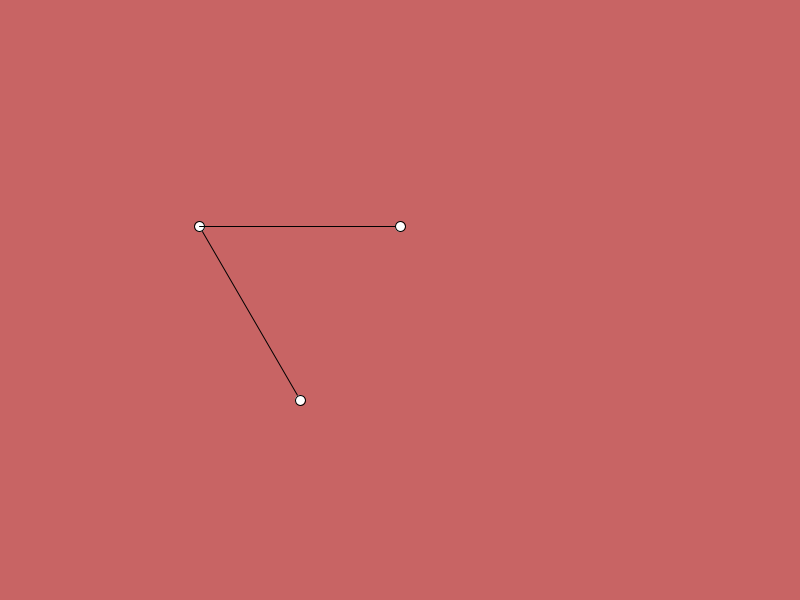
Frame 1 (no input)
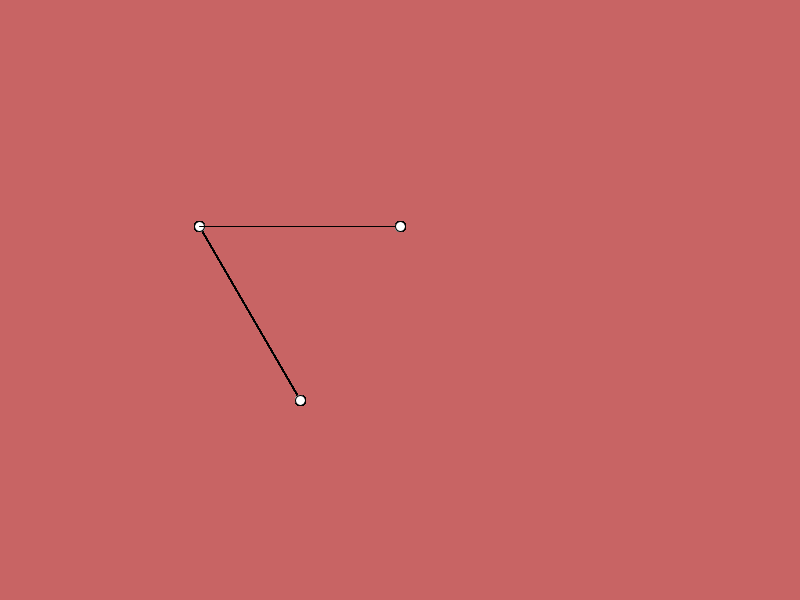
Frame 60 (the mouse pressed at the canvas centre just before this capture)
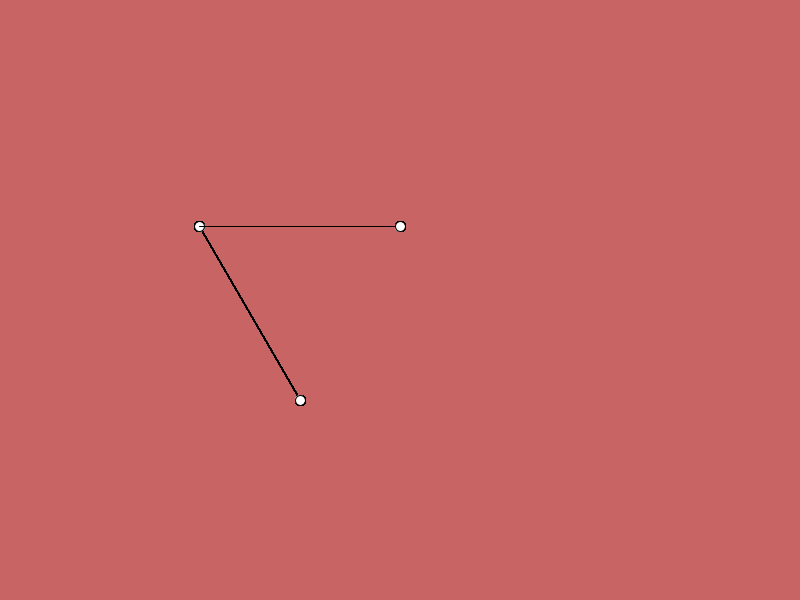
Frame 120 (the mouse held since frame 60 and released just before this capture)

The Processing sketch that drew these frames (run headless with seeded random() and noise(); from frame 60 on, the mouse is pressed at the canvas centre):

// Processing sketch: Robotics_1_2
// ── Robotics_1_2.pde
void setup() {
  size(800, 600);
  background(200, 100, 100);
}

void draw() {
  float start_x = 300; 
  float start_y = 400; 
  float end_x = 500; 
  float end_y = start_y; // assume that line begins from a 0 angle.
  float angle_one = 2*PI/3; // adjust the angle to rotate line #1
  float angle_two = 0;    // adjust the angle to rotate line #2

  float[] t = rotation(angle_one, start_x, start_y, end_x, end_y);
  end_x = t[0];
  end_y = t[1];

  ellipse(300,400,10,10);//for referance
  
  println("Angle #1 is: ", 180*angle_one/PI, "degrees or ", angle_one, "radians","\n", "Angle #2 is ", 180 * angle_two/PI, "degrees or ", angle_two, "radians"); 


  float x_translation = end_x - start_x;  // changing this value will result
                                          // in the x-translation towards the 
                                          // direction needed. Note that a positive
                                          // translation will cause the line to move 
                                          // towards the right and vice versa

  float y_translation = end_y-start_y;  // changing this value will result
                                        // in the y-translation towards the 
                                        // direction needed. Note that a positive
                                        // translation will cause the line to move 
                                        // downwards and vice versa
  translation(x_translation, y_translation, start_x, start_y, end_x, end_y, angle_two);
}

float [] rotation(float angle, float start_x, float start_y, float end_x, float end_y) {

  float[] temp = new float[2];
  float line_length = sqrt((end_x - start_x)*(end_x - start_x)+
    (end_y - start_y)*(end_y - start_y)); 

  end_x = start_x + line_length*cos(angle);
  end_y = start_y - line_length*sin(angle);           
  line (start_x, start_y, end_x, end_y); 
  ellipse(end_x,end_y,10,10);//for referance
  temp[0] = end_x; // passing the new end coordinates 
  temp[1] = end_y; // in the form of an array

  return temp;
}

void translation(float x_translation, float y_translation, float start_x, 
  float start_y, float end_x, float end_y, float angle_two) {


  start_x = start_x+x_translation;
  start_y = start_y+y_translation;  // translate by reassigning
  end_x = end_x+x_translation;      // the initial coordinates
  end_y = end_y+y_translation;      // new coordinates

  rotation(angle_two, start_x, start_y, end_x, end_y); //rotation of second line
}
